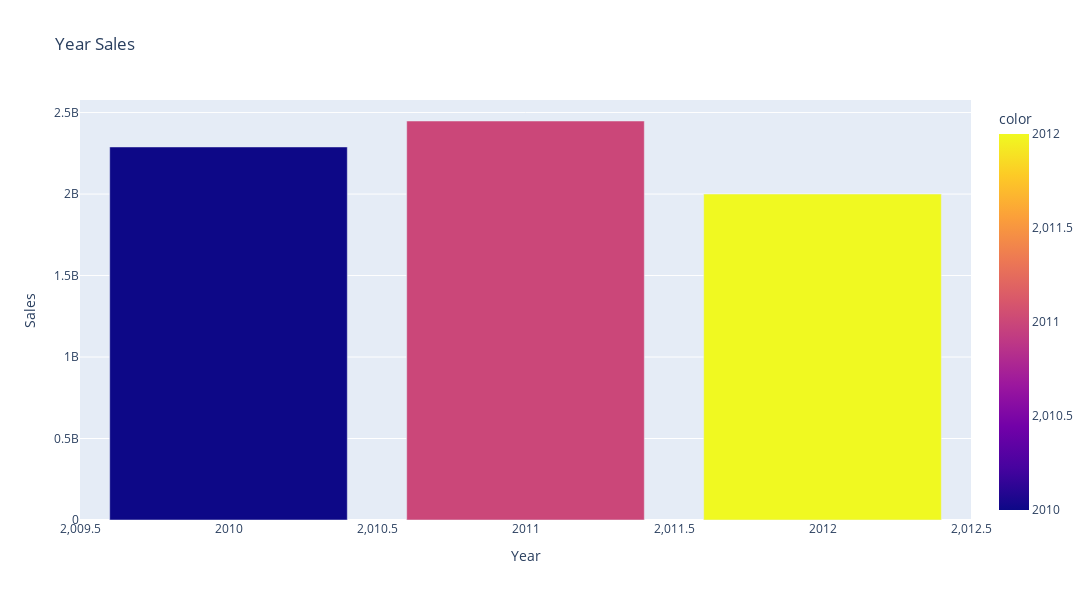

Here is the notebook cell this chart was saved with:
### Code cell
#dislapy the relation between sales and years using bar plot
yearly_sales = data.groupby('Year')['Weekly_Sales'].sum()
yearly_sales=pd.DataFrame({'Year':yearly_sales.index,'Sales':yearly_sales.values})
fig = px.bar(x=yearly_sales["Year"], y=yearly_sales['Sales'], color=yearly_sales["Year"], orientation='v', title='Year Sales')
fig.update_xaxes(title_text='Year')
fig.update_yaxes(title_text='Sales')
fig.update_layout(width=1100,height=600)
fig.show()

### Figure 1 — Plotly figure (JSON) as saved in the notebook; plotly's stock layout.template omitted (floating-point values rounded to 4 significant figures)
{"data": [{"alignmentgroup": "True", "hovertemplate": "x=%{x}<br>y=%{y}<br>color=%{marker.color}<extra></extra>", "legendgroup": "", "marker": {"color": [2010, 2011, 2012], "coloraxis": "coloraxis", "pattern": {"shape": ""}}, "name": "", "offsetgroup": "", "orientation": "v", "showlegend": false, "textposition": "auto", "type": "bar", "x": [2010, 2011, 2012], "xaxis": "x", "y": [2289000000.0, 2448000000.0, 2000000000.0], "yaxis": "y"}], "layout": {"barmode": "relative", "coloraxis": {"colorbar": {"title": {"text": "color"}}, "colorscale": [[0, "#0d0887"], [0.1111, "#46039f"], [0.2222, "#7201a8"], [0.3333, "#9c179e"], [0.4444, "#bd3786"], [0.5556, "#d8576b"], [0.6667, "#ed7953"], [0.7778, "#fb9f3a"], [0.8889, "#fdca26"], [1, "#f0f921"]]}, "height": 600, "legend": {"tracegroupgap": 0}, "title": {"text": "Year Sales"}, "width": 1100, "xaxis": {"anchor": "y", "autorange": true, "domain": [0, 1], "range": [2010.0, 2012.0], "title": {"text": "Year"}, "type": "linear"}, "yaxis": {"anchor": "x", "autorange": true, "domain": [0, 1], "range": [0, 2577000000.0], "title": {"text": "Sales"}, "type": "linear"}}}
